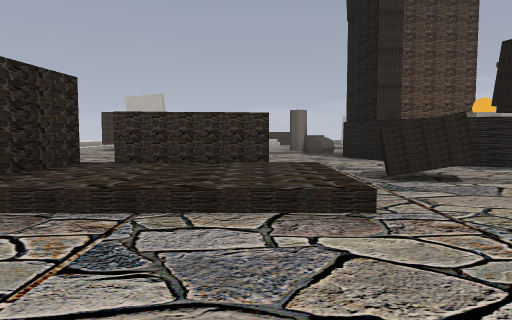
View 1 (above)

22 first-person views from a walk through a level from a Godot 3-D game. The camera is 1.3 m above the floor, tilts 4° down and sees 70° across. The floor is counted in squares, 2 m on a side. Each view is taken from the middle of a square. On the plan, view 1 faces up. The plan holds only what a view shows up to about 11 squares ahead; the rest is blank. The place goes on beyond the plan.

View 2
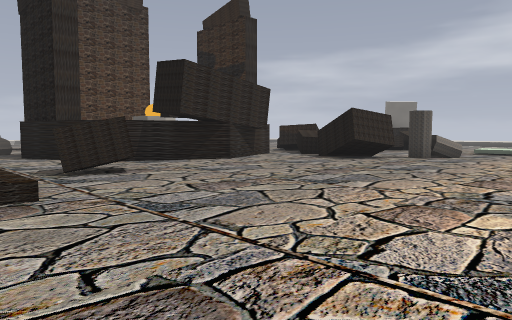

View 3
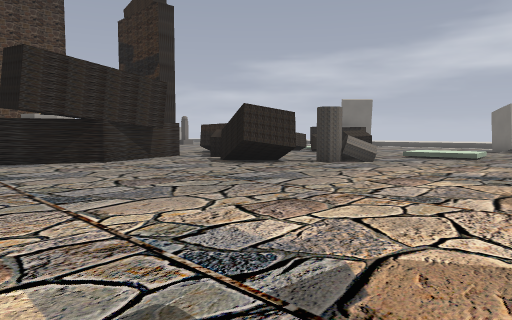

View 4
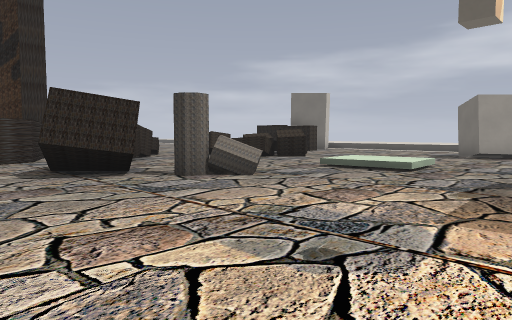

View 5
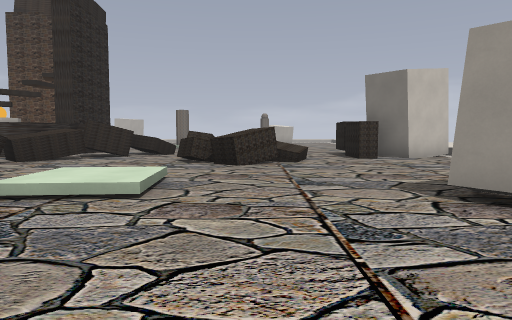

View 6
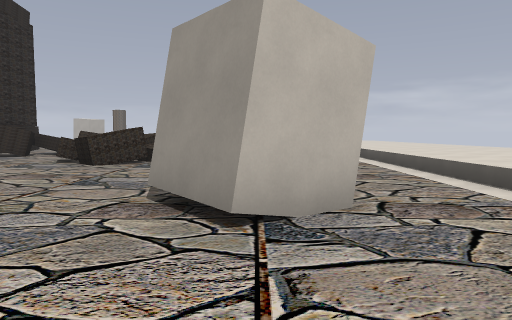

View 7
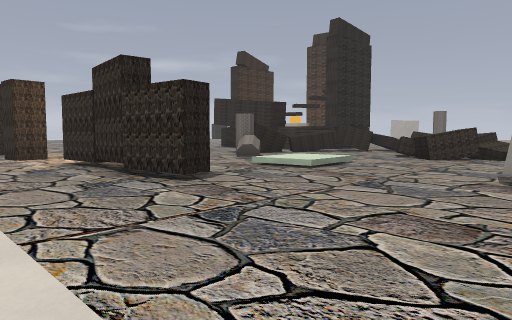

View 8
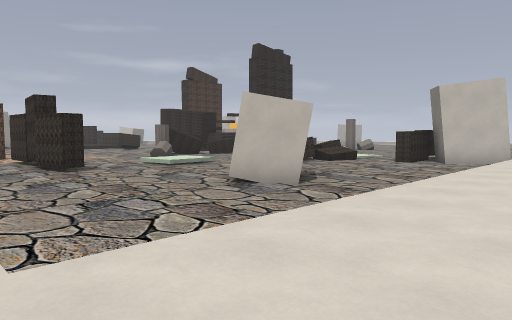

View 9
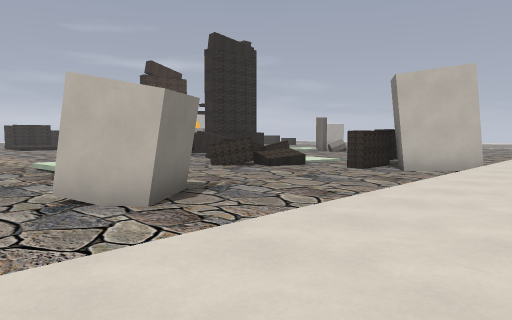

View 10
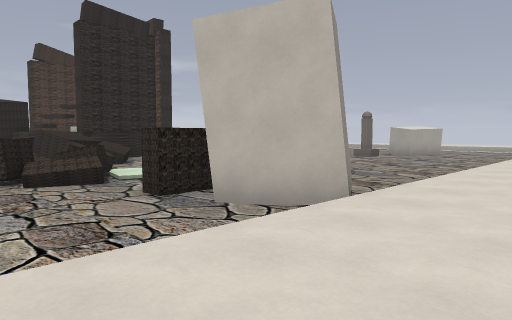

View 11
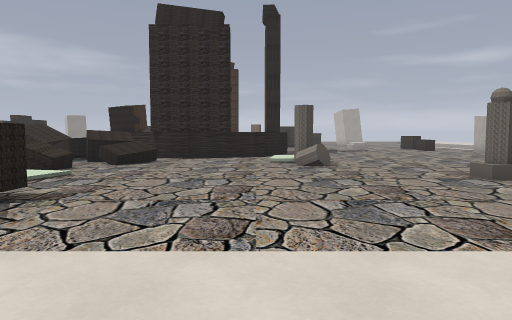

View 12
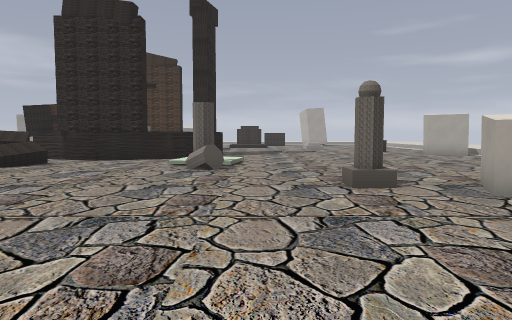

View 13
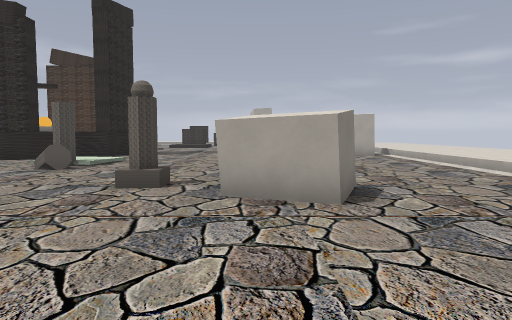

View 14
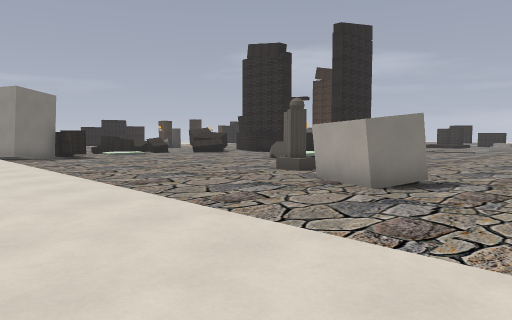

View 15
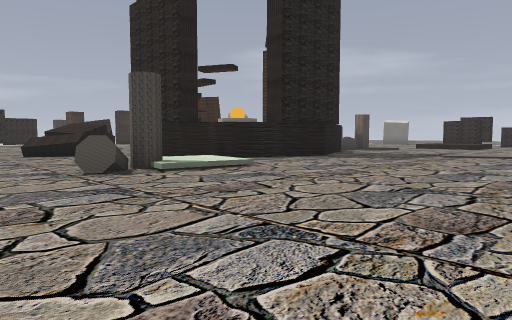

View 16
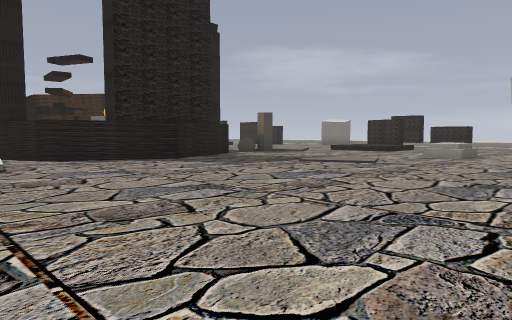

View 17
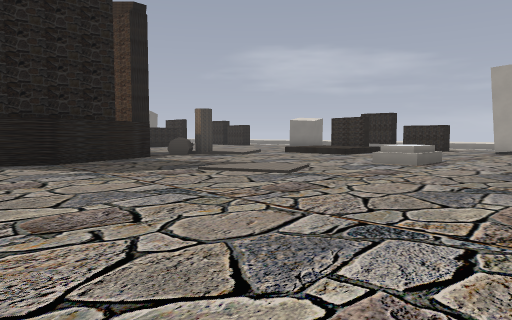

View 18
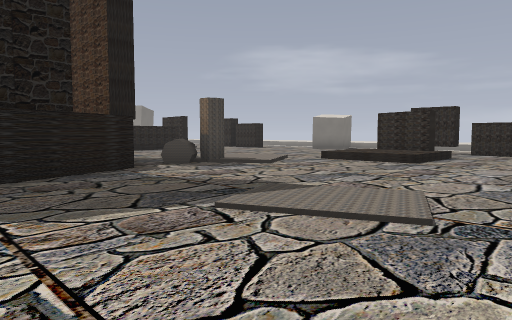

View 19
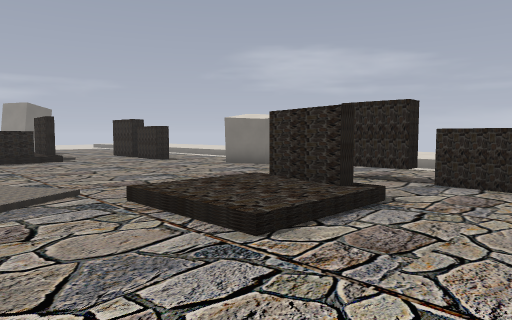

View 20
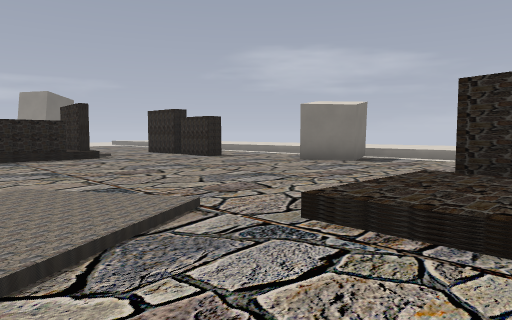

View 21
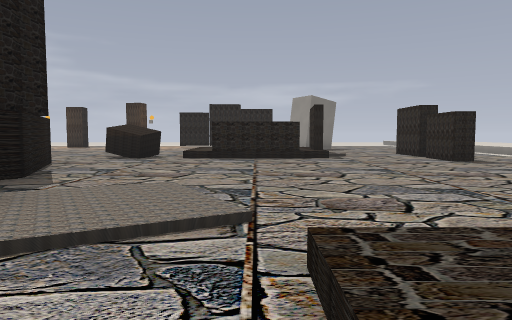

View 22
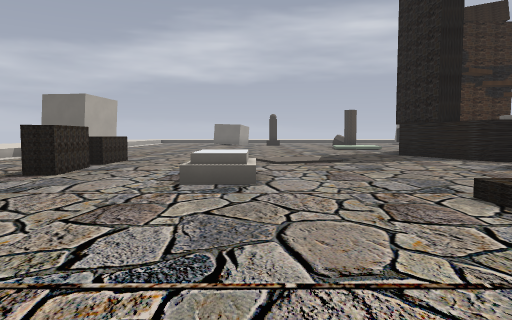

### Floor plan
Key: @ floor where view 1 was taken; # wall or solid block; x gap in a wall; . main floor; : floor 0.25 m higher than the main floor; + floor 0.5 m higher than the main floor; / step, stairs or slope; = window, fence, low wall or low ledge; ^ raised ledge; C column; S statue.
Columns run from 10 left of view 1 to 24 right of it. Each row starts with its distance up from view 1.
 25                       .....
 24             ..  #     .......  ./++
 23           .#xx  ................/++
 22          ......................./++
 21        ....................##.../++
 20       ....//...............##.../+
 19      .....//..................../+
 18     #.....................S...../+
 17     #.........................../+
 16  /..#.#++......................./+
 15  /..#.#++............::CC......./
 14   ....///.//...####..::........./+
 13 +/......./::C.##  ##. ........../++
 12 +/........//.      ## ........../+
 11  /##.........#      # ........../+
 10    #.........#      # ........../+
  9    ..........##     # ^^../..#.#/+
  8    ...........##  #####.=^::.###/++
  7    .#..........####.^#..x^^/.##./++
  6    .#../###/^#......^^..^^^/..../++
  5     #..#+++/##.....## ...^^...../++
  4        #+++/.......##.........../++
  3         ////.........C........../+
  2         .............C./:......./+
  1          ...............:/..##../++
  0           @..................#../++
 -1           ....................../++
 -2              ........####......./++
 -3                   ............../++
 -4                      .........../++
 -5                           .... ./++

Where each view was taken, in squares from view 1:
view 1: 0 up, 0 right, facing up
view 2: 1 down, 0 right, facing up-right
view 3: 2 down, 3 right, facing up-right
view 4: 2 down, 7 right, facing up-right
view 5: 3 down, 16 right, facing up
view 6: 3 down, 19 right, facing up
view 7: 5 down, 19 right, facing up-left
view 8: 5 down, 24 right, facing up-left
view 9: 2 down, 24 right, facing up-left
view 10: 4 up, 24 right, facing up-left
view 11: 13 up, 24 right, facing left
view 12: 16 up, 23 right, facing left
view 13: 20 up, 23 right, facing left
view 14: 24 up, 24 right, facing down-left
view 15: 21 up, 16 right, facing down-left
view 16: 23 up, 12 right, facing down-left
view 17: 23 up, 9 right, facing down-left
view 18: 20 up, 7 right, facing down-left
view 19: 19 up, 1 right, facing down-left
view 20: 16 up, 1 right, facing down-left
view 21: 16 up, 1 left, facing down
view 22: 19 up, 5 left, facing right
